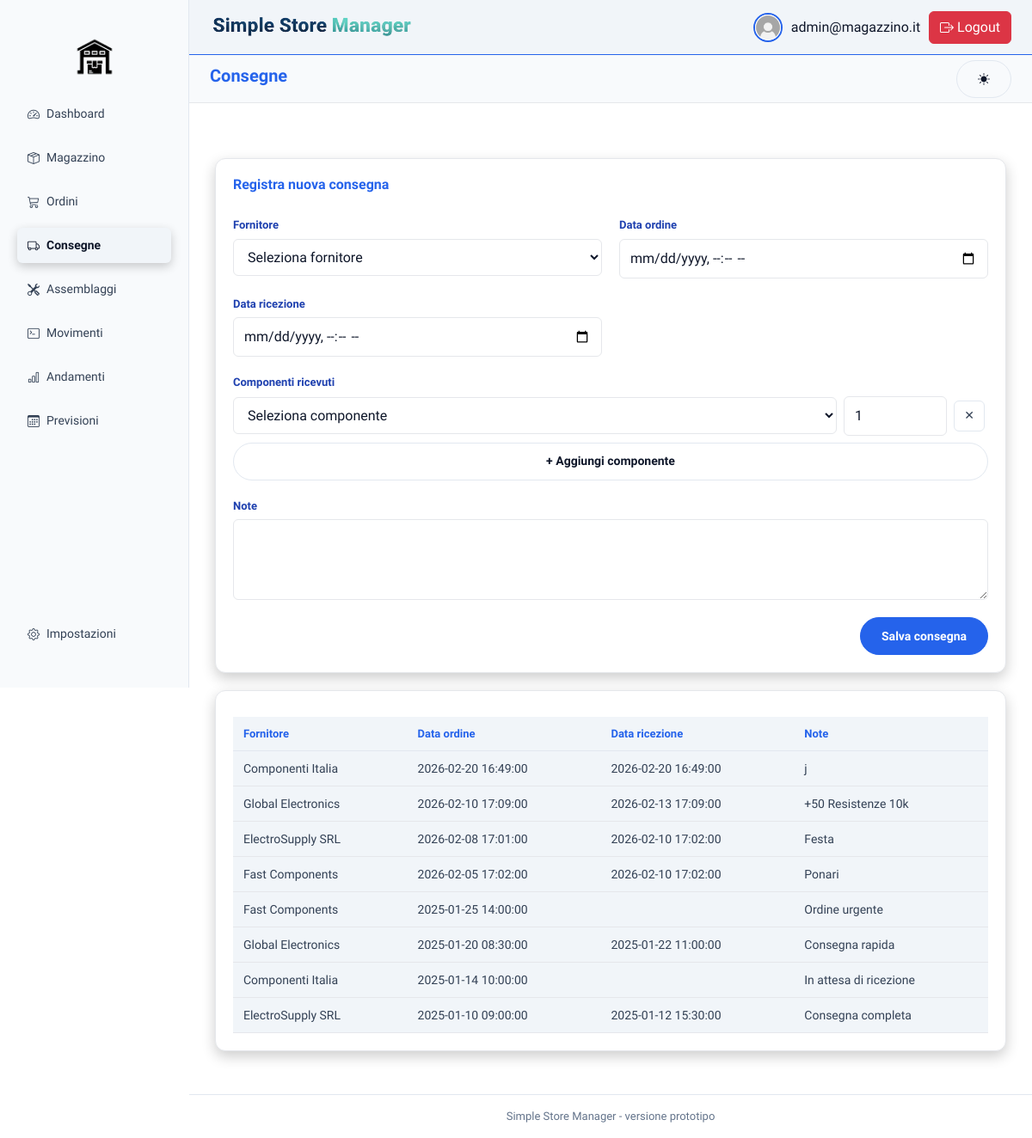
The page /index.php?page=consegne (signed in) on the database its author committed.
### tables this page shows
CREATE TABLE `consegna` (
  `id` int(5) NOT NULL,
  `id_fornitore` int(5) NOT NULL,
  `data_ordine` datetime NOT NULL,
  `data_ricezione` datetime DEFAULT NULL,
  `note` text DEFAULT NULL
);

CREATE TABLE `fornitore` (
  `id` int(5) NOT NULL,
  `nome` varchar(30) NOT NULL,
  `email` varchar(30) DEFAULT NULL,
  `telefono` varchar(15) DEFAULT NULL
);

### backend/query/consegna.php (called while the page is built, shortened)
<?php
function getConsegne(){
    $pdo=connect();
    $sql = "SELECT c.id, f.nome AS fornitore, c.data_ordine, c.data_ricezione, c.note
            FROM consegna c
            JOIN fornitore f ON c.id_fornitore = f.id
            ORDER BY c.data_ordine DESC;";
    $stmt = $pdo->query($sql);
    return $stmt->fetchAll(PDO::FETCH_ASSOC);
}
?>

### frontend/consegne/consegne.php (the view, shortened to what this page needs)
<?php
require_once 'backend/query/consegna.php';
$consegne = getConsegne();
?>
<body>
  <div class="main">
    <div class="card full">
      <h3 class="card-title">Registra nuova consegna</h3>
      <form class="form-grid" method="post" action="backend/controller/consegnaCntrl.php">
        <div class="form-group">
          <label for="fornitore">Fornitore</label>
          <select name="id_fornitore" id="fornitore" required onchange="toggleNuovoFornitore()">
            <option value="">Seleziona fornitore</option>
          </select>
        </div>
        <div class="form-group">
          <label for="data_ordine">Data ordine</label>
          <input type="datetime-local" name="data_ordine" id="data_ordine" required>
        </div>
        <div class="form-group">
          <label for="data_ricezione">Data ricezione</label>
          <input type="datetime-local" name="data_ricezione" id="data_ricezione">
        </div>
        <div class="form-group full-width">
          <label>Componenti ricevuti</label>
          <div id="componenti-consegna" class="delivery-components">
            <div class="delivery-row">
              <select name="componenti[id][]" required>
                <option value="">Seleziona componente</option>
              </select>
              <input type="number" name="componenti[qta][]" min="1" value="1" required>
              <button type="button" class="btn-icon" onclick="removeRow(this)">✕</button>
            </div>
          </div>
          <button type="button" class="btn-secondary" onclick="addDeliveryRow()" style="margin-top:8px">+ Aggiungi componente</button>
        </div>
        <div class="form-group full-width">
          <label for="note">Note</label>
          <textarea name="note" id="note" rows="3"></textarea>
        </div>
        <div class="form-actions">
          <button type="submit" class="btn-primary" style="color: white; text-decoration: none;">Salva consegna</button>
        </div>
      </form>
    </div>
    <div class="card full">
      <table class="orders-table">
        <thead>
          <tr>
            <th>Fornitore</th>
            <th>Data ordine</th>
            <th>Data ricezione</th>
            <th>Note</th>
          </tr>
        </thead>
        <tbody>
          <?php foreach ($consegne as $consegna): ?>
            <tr class='assembly_component'>
              <td><?= htmlspecialchars($consegna['fornitore']) ?></td>
              <td><?= htmlspecialchars($consegna['data_ordine']) ?></td>
              <td><?= htmlspecialchars($consegna['data_ricezione']) ?></td>
              <td><?= htmlspecialchars($consegna['note']) ?></td>
            </tr>
          <?php endforeach; ?>
        </tbody>
      </table>
    </div>
  </div>
</body>
</html>

### frontend/stile/layout.css (style rules this page uses)
:root { --sidebar-width: 13.75rem; }
* { box-sizing: border-box; margin: 0; padding: 0; }
body { font-family: "Sora", sans-serif; background-color: var(--background-color); color: var(--text-light); line-height: 1.5; -webkit-font-smoothing: antialiased; }
.main { margin-left: var(--sidebar-width); padding: 8.75rem 1.875rem 1.875rem; min-height: 100vh; transition: margin-left 0.3s ease; }
.card { background: var(--background-section); padding: 1.25rem; border-radius: 12px; border: 1px solid var(--background-hover); box-shadow: 0 6px 16px rgba(0, 0, 0, 0.2); display: flex; flex-direction: column; color: var(--text-light); }
.card h2, .card h3 { font-size: 1rem; margin-bottom: 0.75rem; font-weight: 600; color: var(--highlight-color); }
.card.full { width: 100%; margin: 1.25rem 0; }
.orders-table, .assembly-table { width: 100%; border-collapse: collapse; margin-top: 0.625rem; }
.orders-table th, .assembly-table th { text-align: left; font-size: 0.8125rem; color: var(--highlight-color); padding: 0.75rem; background-color: var(--background-thead); font-weight: 600; border-bottom: 1px solid var(--border-color); }
.orders-table td, .assembly-table td { padding: 0.75rem; border-bottom: 1px solid var(--background-hover); font-size: 0.875rem; color: var(--text-grey); }
.form-grid { display: grid; grid-template-columns: repeat(2, 1fr); gap: 1.25rem; margin-top: 1rem; }
.form-group { display: flex; flex-direction: column; }
.form-group.full-width { grid-column: span 2; }
.form-actions { grid-column: span 2; display: flex; justify-content: flex-end; }
.form-group label, .assembly-row label { font-size: 0.8125rem; font-weight: 600; color: var(--text-admin); margin-bottom: 0.375rem; display: block; }
input, select, textarea { width: 100%; padding: 0.625rem 0.75rem; border: 1px solid var(--background-hover); border-radius: 6px; font-size: max(1rem, 0.875rem); background-color: var(--background-color); color: var(--text-light); transition: border-color 0.2s, box-shadow 0.2s; }
.delivery-components { display: flex; flex-direction: column; gap: 0.5rem; }
.delivery-row { display: grid; grid-template-columns: 1fr 7.5rem 2.5rem; gap: 0.5rem; align-items: center; }
.btn-primary { display: inline-flex; align-items: center; justify-content: center; padding: 0.625rem 1.5rem; font-size: 0.875rem; font-weight: 600; color: var(--background-color); background-color: var(--highlight-color); border: 1px solid var(--highlight-color); border-radius: 999px; cursor: pointer; transition: all 0.2s ease; min-height: 2.75rem; touch-action: manipulation; }
.btn-secondary { display: inline-flex; align-items: center; justify-content: center; padding: 0.625rem 1.5rem; font-size: 0.875rem; font-weight: 600; color: var(--text-light); background-color: transparent; border: 1px solid var(--border-color); border-radius: 999px; cursor: pointer; transition: all 0.2s ease; min-height: 2.75rem; touch-action: manipulation; }
.btn-icon { background: transparent; border: 1px solid var(--border-color); border-radius: 6px; cursor: pointer; font-size: 0.875rem; color: var(--text-grey); width: 2.25rem; height: 2.25rem; display: inline-flex; align-items: center; justify-content: center; touch-action: manipulation; }
.assembly_component { background: var(--background-thead); cursor: pointer; font-weight: 500; color: var(--text-light); border-bottom: 1px solid var(--background-color); }

### rows shown on the page
consegna: id_fornitore.nome "Componenti Italia", data_ordine "2026-02-20 16:49:00", data_ricezione "2026-02-20 16:49:00", note "j"
consegna: id_fornitore.nome "Global Electronics", data_ordine "2026-02-10 17:09:00", data_ricezione "2026-02-13 17:09:00", note "+50 Resistenze 10k"
consegna: id_fornitore.nome "ElectroSupply SRL", data_ordine "2026-02-08 17:01:00", data_ricezione "2026-02-10 17:02:00", note "Festa"
consegna: id_fornitore.nome "Fast Components", data_ordine "2026-02-05 17:02:00", data_ricezione "2026-02-10 17:02:00", note "Ponari"
consegna: id_fornitore.nome "Fast Components", data_ordine "2025-01-25 14:00:00", note "Ordine urgente"
consegna: id_fornitore.nome "Global Electronics", data_ordine "2025-01-20 08:30:00", data_ricezione "2025-01-22 11:00:00", note "Consegna rapida"
consegna: id_fornitore.nome "Componenti Italia", data_ordine "2025-01-14 10:00:00", note "In attesa di ricezione"
consegna: id_fornitore.nome "ElectroSupply SRL", data_ordine "2025-01-10 09:00:00", data_ricezione "2025-01-12 15:30:00", note "Consegna completa"

### other values the page prints
$pagina "Dashboard"
$pagina "Magazzino"
$pagina "Ordini"
$pagina "Consegne"
$pagina "Assemblaggi"
$pagina "Movimenti"
$pagina "Andamenti"
$pagina "Previsioni"
$pagina "Impostazioni"
$_SESSION['user'] "admin@magazzino.it"
$page "Consegne"
